Frame 1 (no input): blank canvas, image omitted
Frame 60 (no input): blank canvas, image omitted
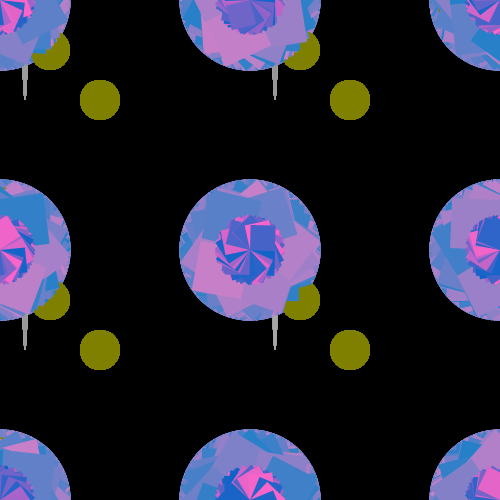
Frame 120 (the mouse pressed at the canvas centre since frame 60)

The p5.js sketch whose frames 1 and 60 were blank and that drew this single picture after the mouse press (run headless with seeded random() and noise() and a simulated clock; from frame 60 on, the mouse is pressed at the canvas centre):

// p5.js sketch
// ── sketch.js
//Kevin Ramlogan 
//Creative Coding Midterm
//kaleidoscope- Drawing Tool

var colorOne=0;
var colorTwo=0;
var ColorThree=0;
var theSizeX =0;
var theSizeY=0;
var	mouseDeltaX=0;
var mouseDeltaY=0;
var rotAmount = 0;
var back = 0;
var recSize= 0;
var recSizeY=0;
function setup(){
	createCanvas(500,500);
	background(back);
}	

function draw(){


	push();
	filling();
	stroke(colorOne,colorTwo,ColorThree);
	lines();
	pop();
	
//center
	push();
	everything();
	pop();
//bot Right
	push();
	translate(width/2,height/2);
	everything();
	pop();
//mid bot
	push();
	translate(0,height/2);
	everything();
	pop();
//mid right
	push();
	translate(width/2,0);
	everything();
	pop();	
//mid left
	push();
	translate(-width/2,0);
	everything();
	pop();	
//bot left
	push();
	translate(-width/2,height/2);
	everything();
	pop();
//top mid
	push();
	translate(0,-height/2);
	everything();
	pop();
//top left
	push();
	translate(-width/2,-height/2);
	everything();
	pop();
//top right
	push();
	translate(width/2,-height/2);
	everything();
	pop();
}

function lines(){

	setColors();
	stroke(colorOne,colorTwo,colorThree);

	
}
function circles(){
	theSizeX=map(mouseX,0,500,1,400);
	theSizeY=map(mouseY,0,500,1,400);
	ellipse(height/2,width/2,theSizeX/3,theSizeY/3);
	
}
function circlesTwo(){
	theSizeX=map(mouseX,0,500,1,400);
	theSizeY=map(mouseY,0,500,1,400);
	ellipse(height/2,width/2,theSizeX/3,theSizeY/3);

}

function squares (){
	theSizeX=map(mouseX,0,500,1,400);
	theSizeY=map(mouseY,0,500,1,400);
	rect(height/2,width/2,theSizeX,theSizeY);
}

function setColors(){
	colorOne = map(mouseX,0,500,0,255);
	colorTwo = map(mouseY,0,500,0,255);
	colorThree = map(mouseX,0,500,0,255);}

function setColorsTwo(){
	colorOne = map(mouseX,0,500,0,70);
	colorTwo = map(mouseY,0,500,0,255);
	colorThree = map(mouseX,0,500,0,255);

}
function setColorsThree(){
	colorOne = map(mouseX,0,500,100,200);
	colorTwo = map(mouseY,0,500,100,250);
	colorThree = (0);	
}


function filling(){
	mouseSpeed();
	if (mouseDeltaX<10){
	setColors();
		fill(random(colorOne,colorOne),colorTwo,ColorThree);
}
	if(mouseDeltaX>50){
	setColors();
		fill(0);

	if (mouseDeltaY>50){
	setColors();
		fill(0);
	if (mouseDeltaY<10){
	setColors();
		fill(colorThree,colorTwo,colorOne);
	}
	}
	
}
}

function fillingTwo(){
mouseSpeed();
	if (mouseDeltaX<49){
	setColorsTwo();
		fill(random(colorOne,colorOne),random(colorThree,colorThree),random(colorTwo,colorTwo));
}
	if(mouseDeltaX>50){
	setColorsTwo();
		fill(255);}

	if (mouseDeltaY>50){
	setColorsTwo();
		fill(255);
	}
	if (mouseDeltaY<49){
	setColorsTwo();
	//constant changing colors -grey boxes 
		fill(random(colorOne,200),colorThree,200);
	}
}
function fillingThree(){
	mouseSpeed();
	if (mouseDeltaX<49){
	setColorsThree();
		fill(random(colorOne,colorTwo,colorThree));
}
	if(mouseDeltaX>50){
	setColorsThree();
		fill(255);}

	if (mouseDeltaY>50){
	setColorsThree();
		fill(255);
	}
	if (mouseDeltaY<49){
	setColorsThree();
		fill(random(colorOne,colorTwo,colorThree));
	}

}
function colorField(){
	filling();
	circles();
}

function colorFieldTwo(){
	fillingTwo();
	noStroke();
	circlesTwo();
}	

function mouseSpeed(){
	mouseDeltaX=abs(mouseX-pmouseX);
	mouseDeltaY=abs(mouseY-pmouseY);
}

function revColorField(){
	theSizeX=map(mouseX,0,500,1,400);
	theSizeY=map(mouseY,0,500,1,400);
	ellipse(height/2,width/2,theSizeX,theSizeY);
}
	

function circleMoving(){
	filling();
	ellipse(width/2,height/2,mouseY/2,mouseX/2);

}

function shapeMoving(){
	translate(width/2,height/2);
	recSize= map(mouseX,0,500,0,50);
	recSizeY= map(mouseY,0,500,0,10)
	rotAmount= map(mouseX,mouseY,width,0,PI*12);
	rotate(rotAmount);
	
	
	filling();
	ellipse(0,0,70,10);
	ellipse(100,100,40,40);
	ellipse(50,50,40,40);
	
	ellipse(recSize,50, recSizeY,10);
	ellipse(recSize,10, recSizeY,10);
	fillingThree();
	ellipse(recSize,20, recSizeY,10);
	ellipse(recSizeY,30, recSizeY,20);
	ellipse(recSizeY,30, recSizeY,20);
	ellipse(recSizeY,10, recSizeY,10);
	ellipse(recSize,50, recSizeY,100);
}

function everything(){
	colorField();
	colorFieldTwo();
	circleMoving();
	shapeMoving();
	shapeFieldThree();
	shapeField();
	shapeFieldTwo();

}

function shapeField(){
	
	for (i=1;i<100;i++){
	rotAmount=map(i,10,width,0,random(1,10)*PI);
	fillingTwo();
	rotate(rotAmount);
	recSize= map(mouseX,0,500,0,100);
	recSizeY= map(mouseY,0,500,0,100);
	rect(0,0,recSize,recSizeY);

}
}

function shapeFieldTwo(){
	for (i=1;i<100;i++){
	rotAmount=map(i,10,width,0,random(.05,1)*PI);
	//filling();
	rotate(rotAmount);
	recSize= map(mouseX,0,500,0,50);
	recSizeY= map(mouseY,0,500,0,50);
	fill(random(0,255),100,200);
	rect(0,0,recSize,recSizeY);
}
}
function shapeFieldThree(){
	for (i=1;i<100;i++){
	rotAmount=map(i,10,width,0,random(1,10)*PI);
	fillingThree();
	rotate(rotAmount);
	recSize= map(mouseX,0,500,0,50);
	recSizeY= map(mouseY,0,500,0,50);
	rect(0,0,recSize,recSizeY);

}
}
